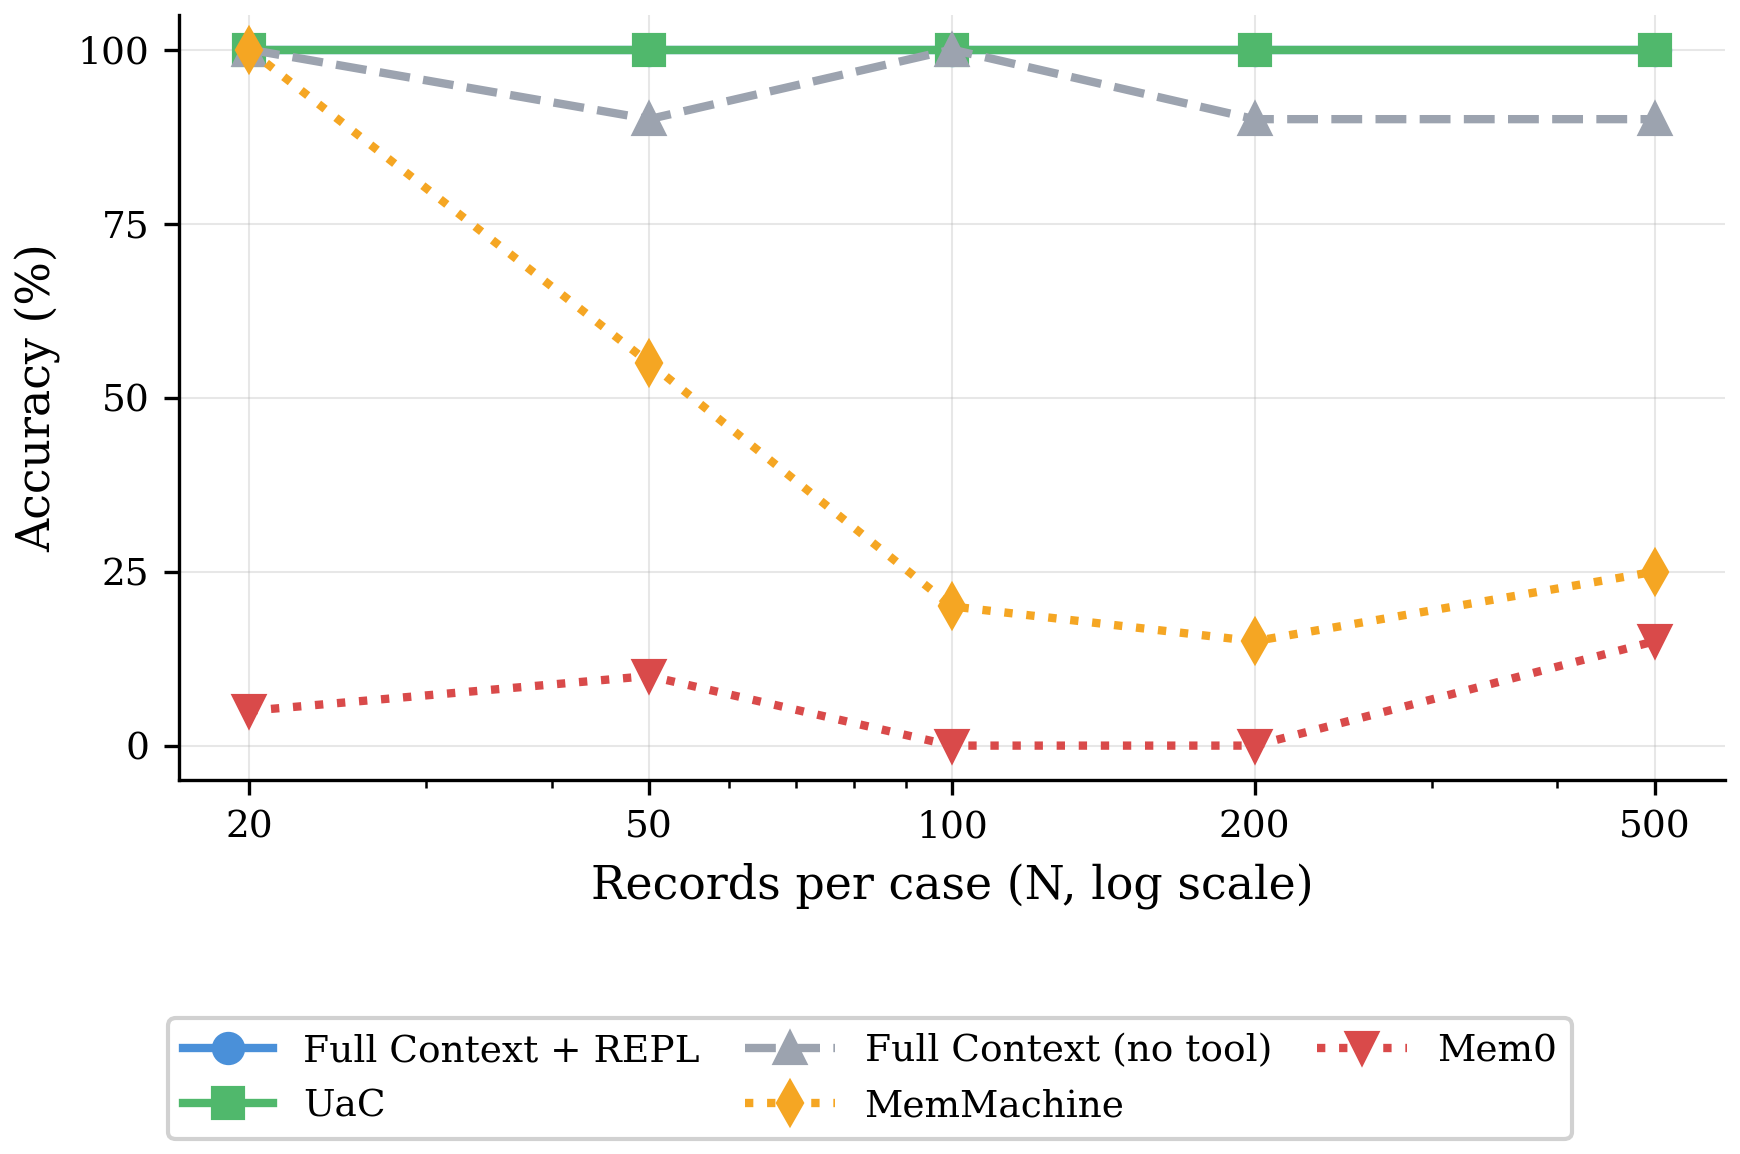

Here is the Python script that generated this plot:
"""Generate the analytical-benchmark scaling-by-N figure.

A line plot of accuracy vs N for each system, highlighting how UaC and
FC+REPL stay flat while MemMachine collapses and Full Context (no tool)
degrades past N=100.
"""
import json
import pathlib
import sys

import matplotlib

matplotlib.use("Agg")
import matplotlib.pyplot as plt

sys.path.insert(0, str(pathlib.Path(__file__).parent))
from generate_figures import BLUE, GREEN, ORANGE, RED, GRAY, PURPLE  # noqa: E402

R = pathlib.Path(__file__).resolve().parent.parent / "experiments" / "results"

# The paper repository does not ship the raw experiment directory. Keep the
# published per-N values here so the committed figure remains reproducible;
# local raw results take precedence when they are available.
PUBLISHED_PER_N = {
    "fc_repl": {20: 100, 50: 100, 100: 100, 200: 100, 500: 100},
    "uac_v5": {20: 100, 50: 100, 100: 100, 200: 100, 500: 100},
    "full_context": {20: 100, 50: 90, 100: 100, 200: 90, 500: 90},
    "memmachine": {20: 100, 50: 55, 100: 20, 200: 15, 500: 25},
    "mem0": {20: 5, 50: 10, 100: 0, 200: 0, 500: 15},
}

plt.rcParams.update({
    "font.family": "serif",
    "font.size": 10,
    "axes.labelsize": 11,
    "axes.titlesize": 12,
    "legend.fontsize": 9,
    "savefig.dpi": 300,
    "savefig.bbox": "tight",
    "savefig.pad_inches": 0.05,
})


def per_n(name):
    path = R / f"analytical_{name}.json"
    if not path.exists():
        return PUBLISHED_PER_N.get(name)
    d = json.load(open(path))
    out = {}
    for v in d["by_case"].values():
        n = v["n"]
        out.setdefault(n, [0, 0])
        out[n][0] += 1
        if v.get("correct"):
            out[n][1] += 1
    return {n: c / max(t, 1) * 100 for n, (t, c) in out.items()}


def main():
    systems = [
        ("fc_repl", "Full Context + REPL", BLUE, "o", "-"),
        ("uac_v5", "UaC", GREEN, "s", "-"),
        ("full_context", "Full Context (no tool)", GRAY, "^", "--"),
        ("memmachine", "MemMachine", ORANGE, "d", ":"),
        ("mem0", "Mem0", RED, "v", ":"),
    ]
    ns = [20, 50, 100, 200, 500]
    # Reserve a separate band below the axes for the legend so it never
    # obscures the accuracy curves.
    fig, ax = plt.subplots(figsize=(6.0, 4.0))
    for name, label, color, marker, ls in systems:
        data = per_n(name)
        if not data:
            continue
        ys = [data.get(n, 0) for n in ns]
        ax.plot(ns, ys, marker=marker, color=color, label=label,
                linewidth=2, markersize=7, linestyle=ls)
    ax.set_xscale("log")
    ax.set_xticks(ns)
    ax.set_xticklabels([str(n) for n in ns])
    ax.set_xlabel("Records per case (N, log scale)")
    ax.set_ylabel("Accuracy (%)")
    ax.set_ylim(-5, 105)
    ax.set_yticks([0, 25, 50, 75, 100])
    ax.grid(True, alpha=0.3, linestyle="-", linewidth=0.5)
    ax.spines["top"].set_visible(False)
    ax.spines["right"].set_visible(False)
    handles, labels = ax.get_legend_handles_labels()
    fig.legend(handles, labels, loc="lower center", bbox_to_anchor=(0.5, 0.01),
               framealpha=0.9, ncol=3, columnspacing=1.2, handlelength=2.4)
    plt.tight_layout(rect=(0, 0.18, 1, 1))
    out = pathlib.Path(__file__).parent / "analytical_scaling.pdf"
    plt.savefig(out)
    plt.savefig(str(out).replace(".pdf", ".png"))
    print(f"Saved {out}")


if __name__ == "__main__":
    main()
